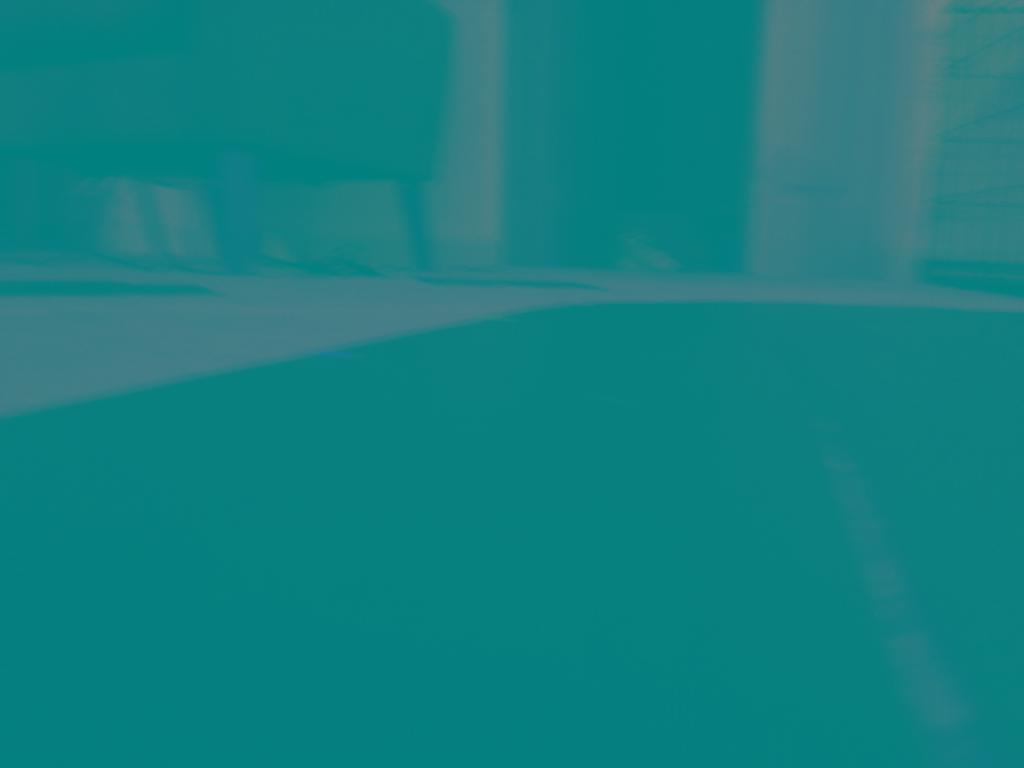
#> input picture src/camera/training/training_2025-06-08 01:40:24.193421.jpg, 1024 x 768 px, given in place of training_2025-06-12 21:06:30.746547.jpg, which was not available
$ python flipper.py
#> lines starting #> are read from the running program, lines starting #| are printed output that depends on the picture; pictures that were not available may be replaced by others from this repository, and a replacement may not be noted
import os
import pandas as pd
from pathlib import Path
import cv2

def find_training_images(training_dir):
    """Find all training images in the training directory."""
    training_dir = Path(training_dir)
    return [img.name for img in training_dir.glob('training_*.jpg')]

def flipping(img, steering_angle):
    image = cv2.flip(img, 1)
    if steering_angle == 1:
        steering_angle = -1
    elif steering_angle == -1:
        steering_angle = 1
    return image, steering_angle

def append_new_images(csv_path, training_dir):
    """Append new training images to the dataset."""
    # Get existing and new images
    all_images = find_training_images(training_dir)
    training_df = pd.read_csv(csv_path)
#> (reads src/camera/training_dataset.csv from the repository)
    for x in range(len(training_df)):
        image_name = training_df.iloc[x]['img']
        img = cv2.imread(os.path.join(training_dir, training_df.iloc[x]['img']))
#> img is the input picture: shape (768, 1024, 3); mean B, G, R 128.9, 127.4, 19.1
        img, steering_angle = flipping(img, training_df.iloc[x]['steering_angle'])
#> in flipping, `image = cv2.flip(img, 1)`:
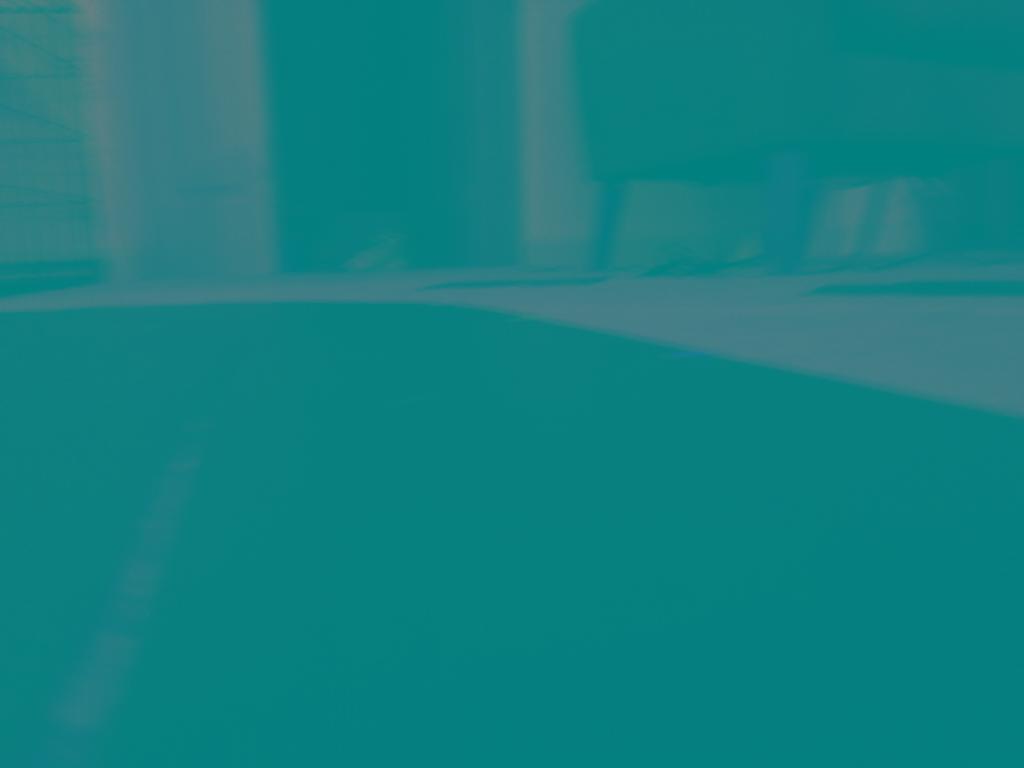
#> image: shape (768, 1024, 3); mean B, G, R 128.9, 127.4, 19.1
#> steering_angle = 0
        if steering_angle != 0:
            # Split filename and extension, then add '_flipped' before extension
            img_name = os.path.splitext(training_df.iloc[x]['img'])
            flipped_img_name = f"{img_name[0]}_flipped{img_name[1]}"
            cv2.imwrite(os.path.join(training_dir, flipped_img_name), img)  # Save flipped image with new name
            # Create DataFrame for new entries with the new image name
            new_data = pd.DataFrame([
                {'img': flipped_img_name, 'forward': 1, 'steering_angle': steering_angle}
            ])

            # Append to existing CSV or create new one
            if os.path.exists(csv_path):
                new_data.to_csv(csv_path, mode='a', header=False, index=False)

            print(f"Added {len(new_data)} new images to the training dataset.")
#> pass 2 of the loop in append_new_images, `for x in range(len(training_df)):`:
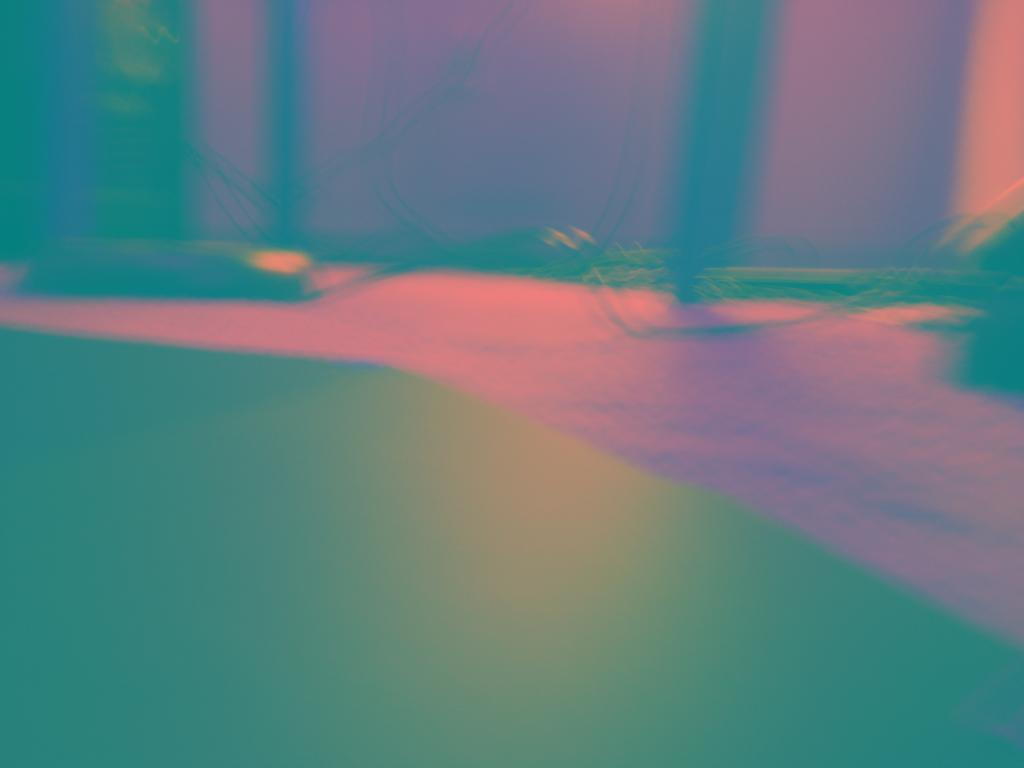
#> input picture src/camera/training/training_2025-06-08 15:30:26.901148.jpg, 1024 x 768 px, given in place of training_2025-06-12 21:06:31.404068.jpg, which was not available
#> in append_new_images, img is the input picture: shape (768, 1024, 3); mean B, G, R 129.2, 125.7, 97.7
#> in flipping (call 2), `image = cv2.flip(img, 1)`:
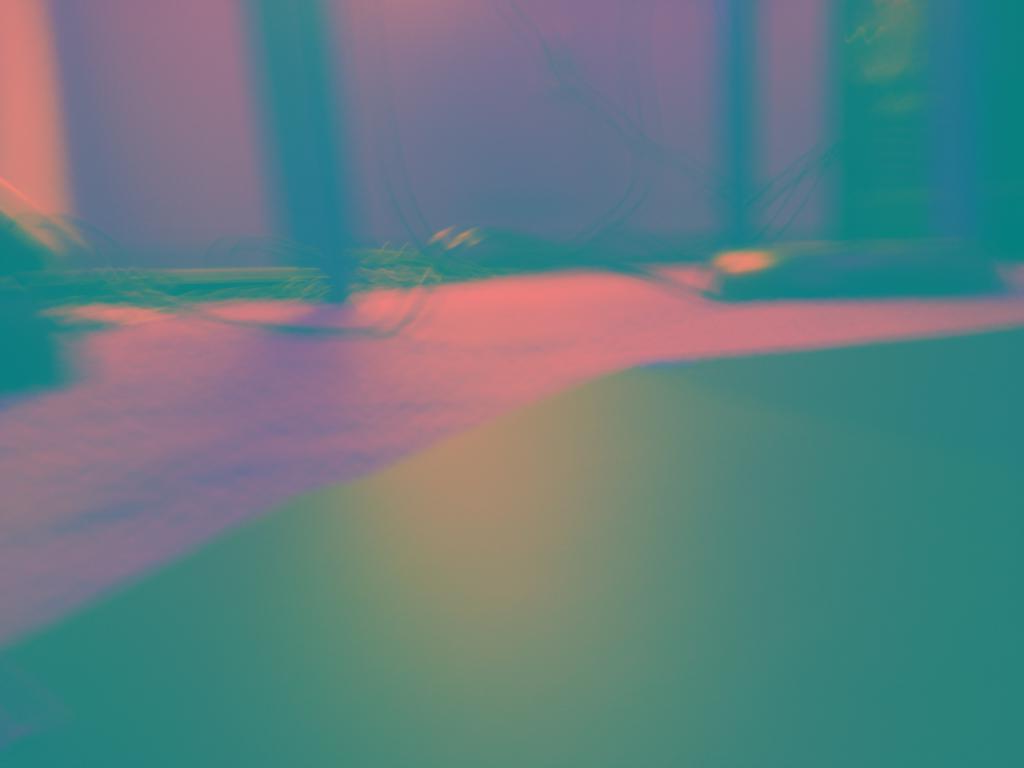
#> image: shape (768, 1024, 3); mean B, G, R 129.2, 125.7, 97.7
#> steering_angle = 1
#> new_data = table of 1 rows and 3 columns
#| Added 1 new images to the training dataset.

if __name__ == "__main__":
    # Define paths
    script_dir = Path(__file__).parent
    training_dir = script_dir / 'training'
    csv_path = script_dir / 'training_dataset.csv'

    # Ensure training directory exists
    training_dir.mkdir(exist_ok=True)

    # Append new images
    count = append_new_images(csv_path, training_dir)
    print(f"Processing complete. {count} images were added.")
